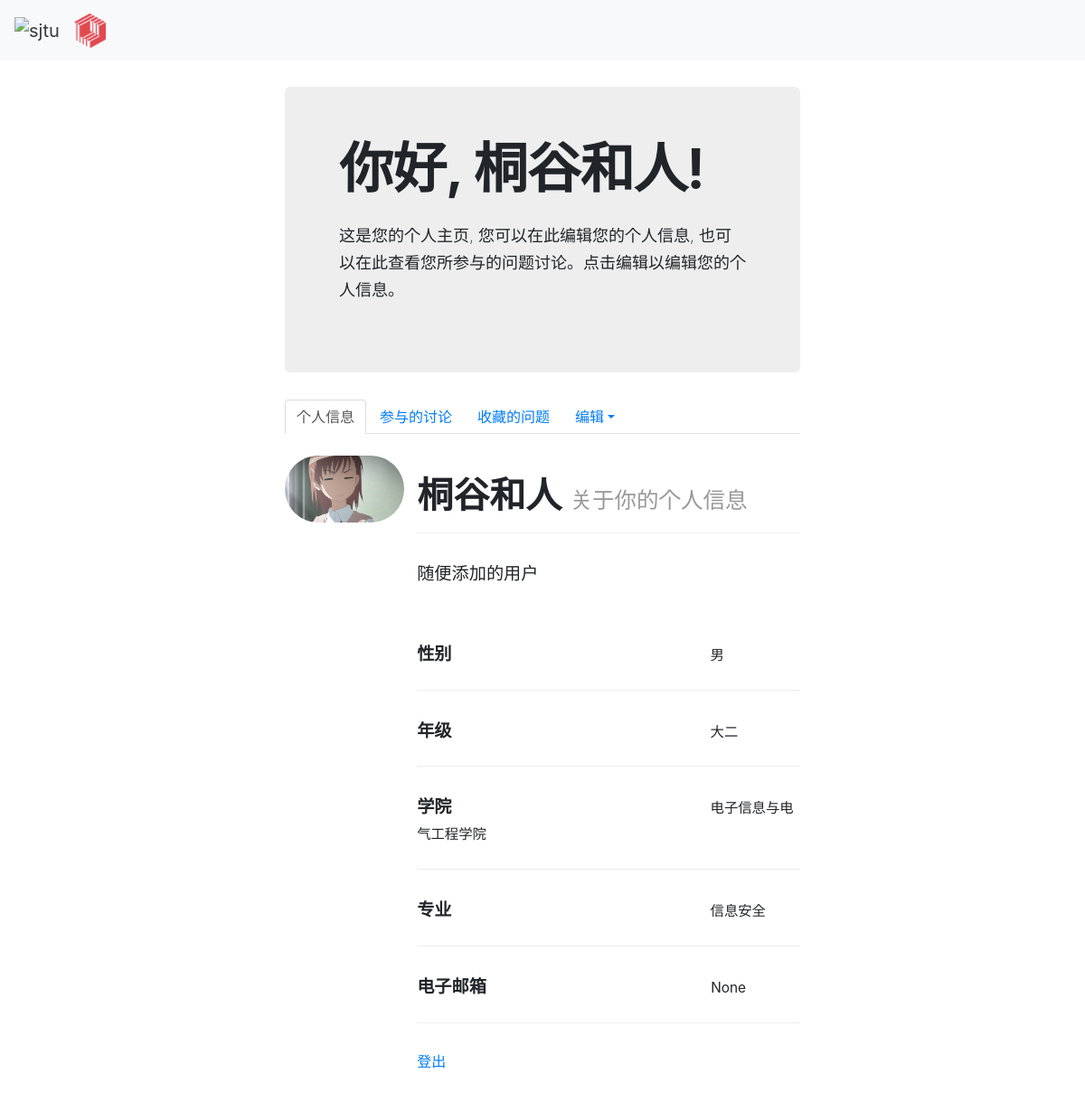
Before: /qas_system/userpage/ (signed in) with the older database file.
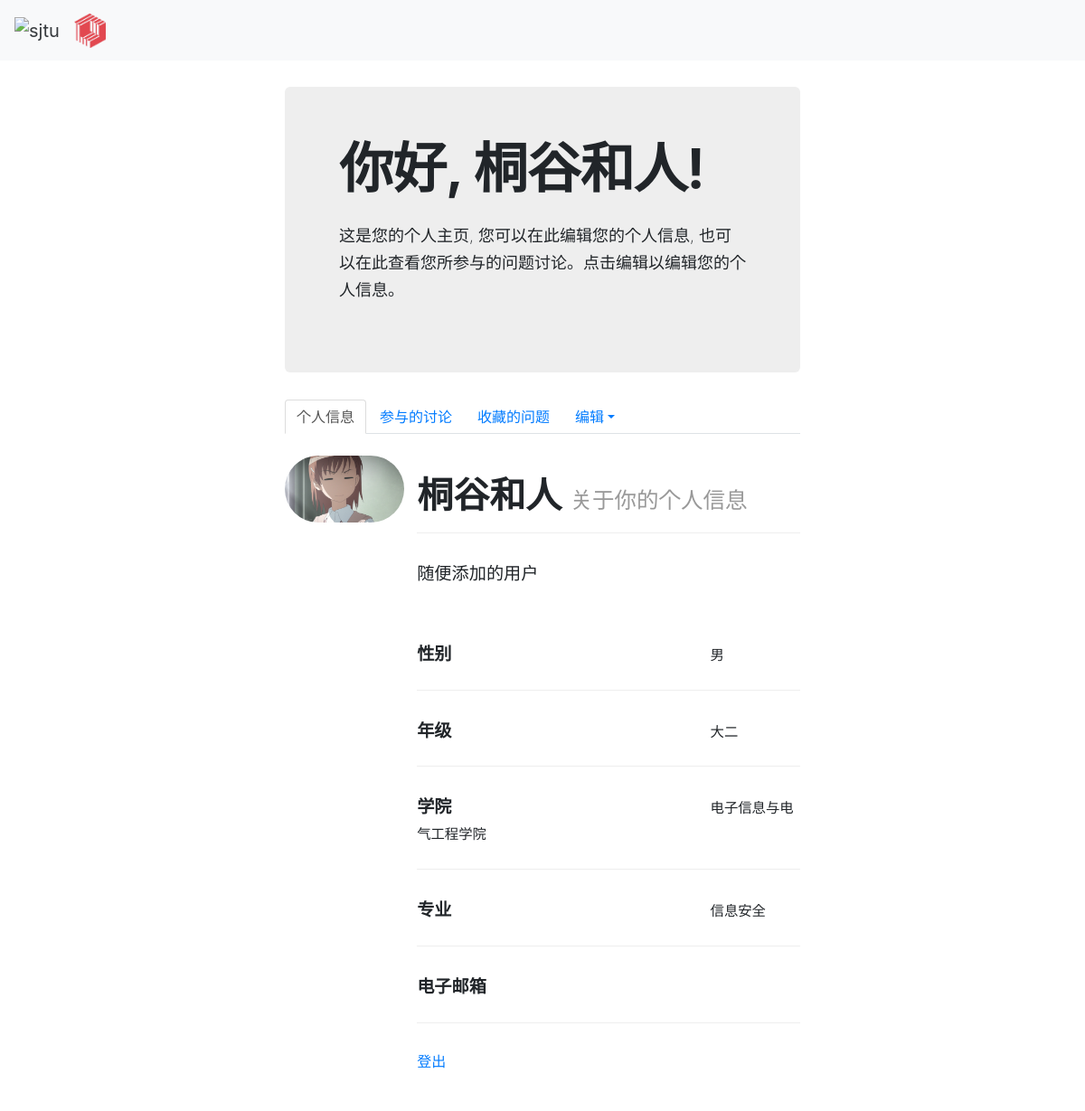
After: the same page with the newer database file.
### qas_system/models.py (models this page shows, shortened)
class User(models.Model):
    user_name = models.CharField(verbose_name='用户名', max_length=30, blank=False, unique=True)
    password = models.CharField(verbose_name='密码', max_length=30, blank=False)
    avatar = models.ImageField(upload_to='avatar/', verbose_name='头像', blank=True, null=True)
    email = models.EmailField(default='', verbose_name='邮箱', blank=True, null=True)
    bio = models.TextField(max_length=500, default='', verbose_name='个人简介', blank=True, null=True)
    college = models.CharField(max_length=30, default='', verbose_name='学院', blank=True, null=True)
    major = models.CharField(max_length=20, default='', verbose_name='专业', blank=True, null=True)
    grade = models.CharField(max_length=20, default='', verbose_name='年级', blank=True, null=True)
    sex = models.CharField(max_length=2, default='', verbose_name='性别', blank=True, null=True)
    collect_question = models.ManyToManyField('Question')

### qas_system/views.py (the view)
# urls.py: path('userpage/', views.userpage, name='userpage'),  # 用户主页
def userpage(request):
    try:
        user = models.User.objects.get(id=request.session['user_id'])
    except KeyError:
        return HttpResponse("请先登录！")
    if request.method == "GET":
        return render(request, 'personal_homepage.html', {'user': user})

### templates/personal_homepage.html (shortened to what this page needs)
{% extends 'base.html' %}
{% load static %}
{% block link_before %}
<link href="{% static 'bootstrap-combined.min.css' %}" rel="stylesheet">
{% endblock %}
{% block link_after %}
    <link href="{% static 'layoutit.css'%}" rel="stylesheet">
{% endblock %}
{% block content %}
<div class="container-fluid">
	<div class="row-fluid">
		<div class="span3">
		</div>
		<div class="span6">
			<div class="hero-unit">
				<h1>
					<strong>你好, {{ user.user_name }}!</strong>
				</h1>
                <div>&nbsp;</div>
				<p>
					这是您的个人主页, 您可以在此编辑您的个人信息, 也可以在此查看您所参与的问题讨论。点击编辑以编辑您的个人信息。
				</p>
			</div>
			<ul class="nav nav-tabs">
				<li class="active">
					<a href="/qas_system/userpage/">个人信息</a>
				</li>
				<li>
					<a href="/qas_system/userpage/related_discuss/">参与的讨论</a>
				</li>
                <li>
					<a href="/qas_system/userpage/collect_question/">收藏的问题</a>
				</li>
				<li class="dropdown" >
                    <a href="#" data-toggle="dropdown" class="dropdown-toggle">编辑</a>
				</li>
			</ul>
            <div>&nbsp;</div>
			<div class="row-fluid">
				<div class="span3">
					{% if user.avatar %}
                        <img width="170" height="170" src="{{ user.avatar.url }}" class="img-circle"/>
                    {% else %}
                        <img width="170" height="170" src="/media/avatar/default0.jpg" class="img-circle"/>
                    {% endif %}
				</div>
				<div class="span9">
					<div class="page-header">
						<h1>
							<strong>{{ user.user_name }} </strong><small> 关于你的个人信息  </small>
						</h1>
					</div>
					<p class="text-left">
                        {% if user.bio %}
						    <big>{{ user.bio }}</big>
                        {% else %}
                            <big>您还没有编辑个人简介</big>
                        {% endif %}
					</p>
                    <p>&nbsp;</p>
					<div class="page-header" contenteditable="true">
                        {% if user.sex %}
                            <p><big><cite><strong>性别</strong> <small>{{ user.sex }}</small></cite></big></p>
                        {% endif %}
                    </div>
                    <div class="page-header" contenteditable="true">
                        {% if user.grade %}
                            <p><big><cite><strong>年级</strong> <small>{{ user.grade }}</small></cite></big></p>
                        {% endif %}
                    </div>
                    <div class="page-header" contenteditable="true">
                        {% if user.college %}
                            <p><big><cite><strong>学院</strong> <small>{{ user.college }}</small></cite></big></p>
                        {% endif %}
                    </div>
                    <div class="page-header" contenteditable="true">
                        {% if user.major %}
                            <p><big><cite><strong>专业</strong> <small>{{ user.major }}</small></cite></big></p>
                        {% endif %}
                    </div>
                    <div class="page-header" contenteditable="true">
                        {% if user.email %}
                            <p><big><cite><strong>电子邮箱</strong><small>{{ user.email }}</small></cite></big></p>
                        {% else %}
                            <p><big><cite><strong>电子邮箱</strong></cite></big></p>
                        {% endif %}
                    </div>
                    <p>
                        <a href="/qas_system/logout/">登出</a>
                    </p>
				</div>
			</div>
		</div>
		<div class="span3">
		</div>
	</div>
</div>
{% endblock %}

Changed rows visible on the page:
changed User "桐谷和人": email "None" → (not shown)
